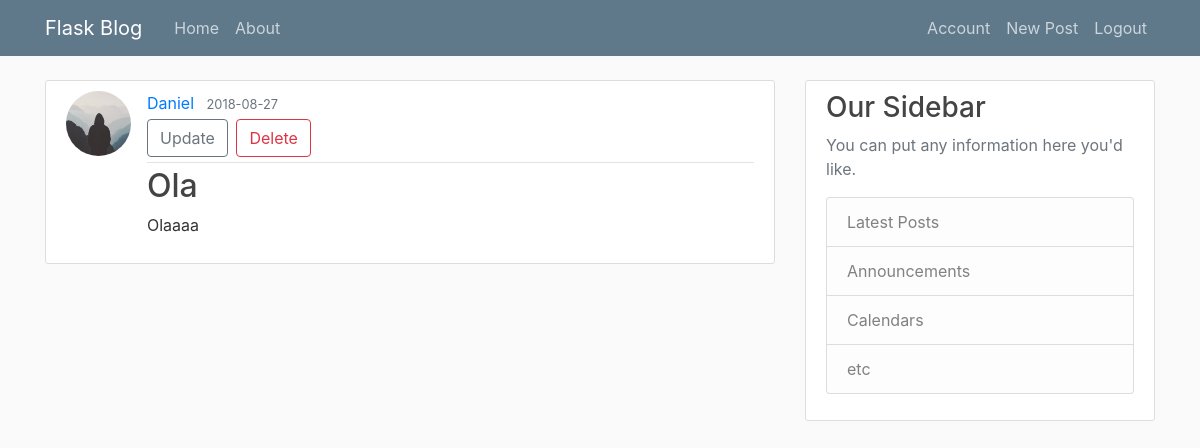
The app's page /post/1 (signed in) with its own data.
### app/models/models.py (models this page shows, shortened)
class User(db.Model, UserMixin):
    id = db.Column(db.Integer, primary_key=True)
    username = db.Column(db.String(20), unique=True, nullable=False)
    email = db.Column(db.String(120), unique=True, nullable=False)
    image_file = db.Column(db.String(20), nullable=False, default='default.jpg')
    password = db.Column(db.String(60), nullable=False)
    posts = db.relationship('Post', backref='author', lazy=True)

class Post(db.Model):
    id = db.Column(db.Integer, primary_key=True)
    title = db.Column(db.String(100), nullable=False)
    data_posted = db.Column(db.DateTime, nullable=False, default=datetime.utcnow)
    content = db.Column(db.Text, nullable=False)
    user_id = db.Column(db.Integer, db.ForeignKey('user.id'), nullable=False)

### app/routes/routes.py (the view)
@app.route('/post/<int:post_id>', methods=['GET', 'POST'])
@login_required
def post(post_id):
    post = Post.query.get_or_404(post_id)
    return render_template('post.html', title=post.title, post=post)

### app/models/models.py (called while the page is built)
@lg.user_loader
def load_user(user_id):
    return User.query.get(int(user_id))

### app/templates/post.html (shortened to what this page needs)
{% extends "layout.html" %}
{% block content %}
<article class="media content-section">
    <img class="rounded-circle article-img"
         src="{{ url_for('static', filename='profile_pics/' + post.author.image_file )}}">
    <div class="media-body">
        <div class="article-metadata">
            <a class="mr-2" href=" {{ url_for('post', post_id=post.id ) }} ">{{ post.author.username }}</a>
            <small class="text-muted">{{ post.data_posted.strftime('%Y-%m-%d') }}</small>
            {% if post.author == current_user %}
            <div>
                <a class='btn btn-outline-secondary btn-small mt-1 mb-1' href="{{ url_for('update_post', post_id=post.id) }}">
                    Update </a>
                <button type="button" class="btn btn-outline-danger btn-small m-1" data-toggle="modal"
                        data-target="#deleteModal">Delete
                </button>
            </div>
            {% endif %}
        </div>
        <h2 class="article-title"> {{ post.title }} </h2>
        <p class="article-content">{{ post.content }}</p>
    </div>
</article>
{% endblock content %}

### app/static/main.css (style rules this page uses)
body { background: #fafafa; color: #333333; margin-top: 5rem; }
h1, h2, h3, h4, h5, h6 { color: #444444; }
.content-section { background: #ffffff; padding: 10px 20px; border: 1px solid #dddddd; border-radius: 3px; margin-bottom: 20px; }
.article-title { color: #444444; }
.article-content { white-space: pre-line; }
.article-img { height: 65px; width: 65px; margin-right: 16px; }
.article-metadata { padding-bottom: 1px; margin-bottom: 4px; border-bottom: 1px solid #e3e3e3 }

### records on screen
User: image_file (placeholder picture), author.username "Daniel"
Post: data_posted "2018-08-27", title "Ola", content "Olaaaa"
